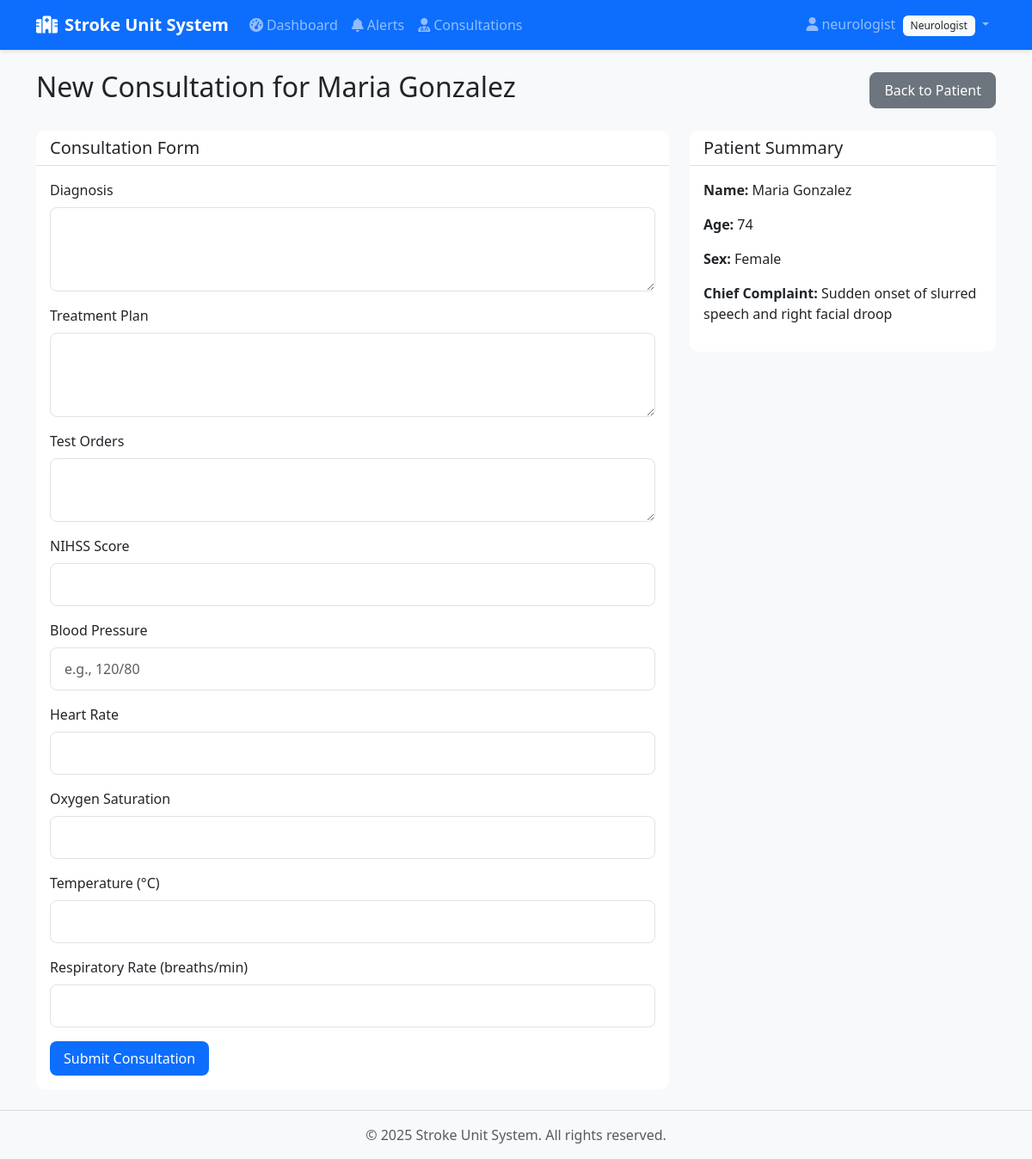
/patient/39/consultation/new/ (signed in), run on the app's committed database.
### patientsystem/models.py (models this page shows, shortened)
class UserProfile(models.Model):
    user = models.OneToOneField(User, on_delete=models.CASCADE)
    role = models.CharField(max_length=20, choices=[
        ('technician', 'Technician'),
        ('neurologist', 'Neurologist')
    ], default='technician')

class Patient(models.Model):
    GENDER_CHOICES = [
        ('M', 'Male'),
        ('F', 'Female'),
        ('O', 'Other'),
    ]
    hospital_id = models.CharField(max_length=10, unique=True, blank=True)
    first_name = models.CharField(max_length=100)
    last_name = models.CharField(max_length=100)
    date_of_birth = models.DateField()
    gender = models.CharField(max_length=1, choices=GENDER_CHOICES)
    chief_complaint = models.TextField(blank=True)
    address = models.TextField(blank=True)
    phone_number = models.CharField(max_length=20, blank=True)
    emergency_contact = models.CharField(max_length=100, blank=True)
    medical_history = models.TextField(blank=True)
    current_medications = models.TextField(blank=True)
    allergies = models.TextField(blank=True)
    vitals = models.OneToOneField(Vitals, on_delete=models.CASCADE)
    nihss_score = models.IntegerField(default=0)
    nihss_last_updated = models.DateTimeField(auto_now=True)
    created_at = models.DateTimeField(auto_now_add=True)
    updated_at = models.DateTimeField(auto_now=True)
    @property
    def name(self):
        return f"{self.first_name} {self.last_name}"
    @property
    def age(self):
        today = datetime.now()
        return today.year - self.date_of_birth.year - ((today.month, today.day) < (self.date_of_birth.month, self.date_of_birth.day))
    @property
    def sex(self):
        return 'Male' if self.gender == 'M' else 'Female' if self.gender == 'F' else 'Other'

### patientsystem/decorators.py (the view)
        def wrapped_view(request, *args, **kwargs):
            if not check_role(request.user):
                messages.error(request, f'Only {role}s can access this page.')
                return redirect('patientsystem:dashboard')
            return view_func(request, *args, **kwargs)

### patientsystem/views.py (called while the page is built, shortened)
@login_required
@neurologist_required
def new_consultation(request, patient_id):
    try:
        patient = get_object_or_404(Patient, id=patient_id)
        return render(request, 'patientsystem/new_consultation.html', {
            'patient': patient
        })
    except Exception as e:
        messages.error(request, f'Error accessing consultation form: {str(e)}')
        return redirect('patientsystem:dashboard')

### templates/patientsystem/new_consultation.html (shortened to what this page needs)
{% extends 'base.html' %}
{% block content %}
<div class="d-flex justify-content-between align-items-center mb-4">
    <h2>New Consultation for {{ patient.name }}</h2>
    <a href="{% url 'patientsystem:patient_detail' patient.id %}" class="btn btn-secondary">Back to Patient</a>
</div>
<div class="row">
    <div class="col-md-8">
        <div class="card">
            <div class="card-header">
                <h5 class="card-title mb-0">Consultation Form</h5>
            </div>
            <div class="card-body">
                <form method="post">
                    <div class="mb-3">
                        <label for="diagnosis" class="form-label">Diagnosis</label>
                        <textarea class="form-control" id="diagnosis" name="diagnosis" rows="3" required></textarea>
                    </div>
                    <div class="mb-3">
                        <label for="treatment_plan" class="form-label">Treatment Plan</label>
                        <textarea class="form-control" id="treatment_plan" name="treatment_plan" rows="3" required></textarea>
                    </div>
                    <div class="mb-3">
                        <label for="test_orders" class="form-label">Test Orders</label>
                        <textarea class="form-control" id="test_orders" name="test_orders" rows="2"></textarea>
                    </div>
                    <div class="mb-3">
                        <label for="nihss_score" class="form-label">NIHSS Score</label>
                        <input type="number" class="form-control" id="nihss_score" name="nihss_score" min="0" max="42" required>
                    </div>
                    <div class="mb-3">
                        <label for="blood_pressure" class="form-label">Blood Pressure</label>
                        <input type="text" class="form-control" id="blood_pressure" name="blood_pressure" placeholder="e.g., 120/80" required>
                    </div>
                    <div class="mb-3">
                        <label for="heart_rate" class="form-label">Heart Rate</label>
                        <input type="number" class="form-control" id="heart_rate" name="heart_rate" min="0" required>
                    </div>
                    <div class="mb-3">
                        <label for="oxygen_saturation" class="form-label">Oxygen Saturation</label>
                        <input type="number" class="form-control" id="oxygen_saturation" name="oxygen_saturation" min="0" max="100" step="0.1" required>
                    </div>
                    <div class="mb-3">
                        <label for="temperature" class="form-label">Temperature (°C)</label>
                        <input type="number" class="form-control" id="temperature" name="temperature" min="35" max="42" step="0.1" required>
                    </div>
                    <div class="mb-3">
                        <label for="respiratory_rate" class="form-label">Respiratory Rate (breaths/min)</label>
                        <input type="number" class="form-control" id="respiratory_rate" name="respiratory_rate" min="8" max="40" required>
                    </div>
                    <button type="submit" class="btn btn-primary">Submit Consultation</button>
                </form>
            </div>
        </div>
    </div>
    <div class="col-md-4">
        <div class="card">
            <div class="card-header">
                <h5 class="card-title mb-0">Patient Summary</h5>
            </div>
            <div class="card-body">
                <p><strong>Name:</strong> {{ patient.name }}</p>
                <p><strong>Age:</strong> {{ patient.age }}</p>
                <p><strong>Sex:</strong> {{ patient.sex }}</p>
                <p><strong>Chief Complaint:</strong> {{ patient.chief_complaint }}</p>
            </div>
        </div>
    </div>
</div>
{% endblock %}

### templates/base.html (shortened to what this page needs)
{% load static %}
<!DOCTYPE html>
<html lang="en">
<head>
    <link href="https://cdn.jsdelivr.net/npm/bootstrap@5.3.0/dist/css/bootstrap.min.css" rel="stylesheet">
    <link href="https://cdnjs.cloudflare.com/ajax/libs/font-awesome/6.0.0/css/all.min.css" rel="stylesheet">
    <link href="{% static 'css/style.css' %}" rel="stylesheet">
</head>
<body>
    <nav class="navbar navbar-expand-lg navbar-dark bg-primary">
        <div class="container">
            <a class="navbar-brand" href="{% url 'patientsystem:dashboard' %}">
                <i class="fas fa-hospital me-2"></i>Stroke Unit System
            </a>
            <div class="collapse navbar-collapse" id="navbarNav">
                <ul class="navbar-nav me-auto">
                    {% if user.is_authenticated %}
                    <li class="nav-item">
                        <a class="nav-link" href="{% url 'patientsystem:dashboard' %}">
                            <i class="fas fa-tachometer-alt me-1"></i>Dashboard
                        </a>
                    </li>
                    <li class="nav-item">
                        <a class="nav-link" href="{% url 'patientsystem:alerts' %}">
                            <i class="fas fa-bell me-1"></i>Alerts
                        </a>
                    </li>
                    {% if user.userprofile.role == 'neurologist' %}
                    <li class="nav-item">
                        <a class="nav-link" href="{% url 'patientsystem:consultations' %}">
                            <i class="fas fa-user-md me-1"></i>Consultations
                        </a>
                    </li>
                    {% endif %}
                    {% endif %}
                </ul>
                <ul class="navbar-nav">
                    {% if user.is_authenticated %}
                    <li class="nav-item dropdown">
                        <a class="nav-link dropdown-toggle" href="#" id="navbarDropdown" role="button" data-bs-toggle="dropdown">
                            <i class="fas fa-user me-1"></i>{{ user.username }}
                            <span class="badge bg-light text-dark ms-1">{{ user.userprofile.get_role_display }}</span>
                        </a>
                    </li>
                    {% endif %}
                </ul>
            </div>
        </div>
    </nav>
    <main class="container py-4">
        {% block content %}{% endblock %}
    </main>
    <footer class="footer mt-auto py-3 bg-light">
        <div class="container text-center">
            <span class="text-muted">© {% now "Y" %} Stroke Unit System. All rights reserved.</span>
        </div>
    </footer>
</body>
</html>

### static/css/style.css (style rules this page uses)
:root { --primary-color: #0d6efd; --secondary-color: #6c757d; --success-color: #198754; --danger-color: #dc3545; --warning-color: #ffc107; --info-color: #0dcaf0; --light-color: #f8f9fa; --dark-color: #212529; }
body { background-color: #f8f9fa; font-family: 'Segoe UI', Tahoma, Geneva, Verdana, sans-serif; }
.navbar { box-shadow: 0 2px 4px rgba(0,0,0,.1); }
.navbar-brand { font-weight: 600; }
.card { border: none; border-radius: 10px; transition: transform 0.2s, box-shadow 0.2s; }
.card-header { background-color: white; border-bottom: 1px solid rgba(0,0,0,.125); border-radius: 10px 10px 0 0 !important; }
.btn { border-radius: 8px; padding: 0.5rem 1rem; font-weight: 500; transition: all 0.2s; }
.btn-primary { background-color: var(--primary-color); border: none; }
.badge { padding: 0.5em 0.75em; border-radius: 6px; font-weight: 500; }
.form-control { border-radius: 8px; border: 1px solid #dee2e6; padding: 0.75rem 1rem; }
.footer { background-color: white; border-top: 1px solid rgba(0,0,0,.125); }

### data on the page
Patient: name "Maria Gonzalez", age "74", sex "Female", chief_complaint "Sudden onset of slurred speech and right facial droop"

### other printed values
{{ user.username }} "neurologist"
{{ user.userprofile.get_role_display }} "Neurologist"
